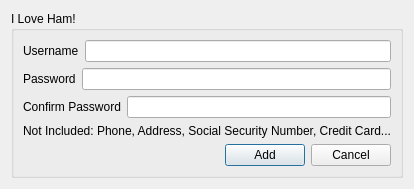
<?xml version="1.0" encoding="UTF-8"?>
<ui version="4.0">
 <class>Register_Dialog</class>
 <widget class="QDialog" name="Register_Dialog">
  <property name="geometry">
   <rect>
    <x>0</x>
    <y>0</y>
    <width>372</width>
    <height>187</height>
   </rect>
  </property>
  <property name="windowTitle">
   <string>Register New User</string>
  </property>
  <property name="modal">
   <bool>true</bool>
  </property>
  <layout class="QVBoxLayout" name="verticalLayout_2">
   <item>
    <layout class="QVBoxLayout" name="verticalLayout">
     <item>
      <widget class="QGroupBox" name="groupBox">
       <property name="title">
        <string>I Love Ham!</string>
       </property>
       <layout class="QVBoxLayout" name="verticalLayout_3">
        <item>
         <layout class="QHBoxLayout" name="horizontalLayout">
          <item>
           <widget class="QLabel" name="label_2">
            <property name="text">
             <string>Username</string>
            </property>
           </widget>
          </item>
          <item>
           <widget class="QLineEdit" name="username_lineEdit"/>
          </item>
         </layout>
        </item>
        <item>
         <layout class="QHBoxLayout" name="horizontalLayout_2">
          <item>
           <widget class="QLabel" name="label">
            <property name="text">
             <string>Password</string>
            </property>
           </widget>
          </item>
          <item>
           <widget class="QLineEdit" name="password_lineEdit">
            <property name="echoMode">
             <enum>QLineEdit::Password</enum>
            </property>
           </widget>
          </item>
         </layout>
        </item>
        <item>
         <layout class="QHBoxLayout" name="horizontalLayout_4">
          <item>
           <widget class="QLabel" name="label_3">
            <property name="text">
             <string>Confirm Password</string>
            </property>
           </widget>
          </item>
          <item>
           <widget class="QLineEdit" name="confirmPassword_lineEdit">
            <property name="echoMode">
             <enum>QLineEdit::Password</enum>
            </property>
           </widget>
          </item>
         </layout>
        </item>
        <item>
         <widget class="QLabel" name="label_4">
          <property name="text">
           <string>Not Included: Phone, Address, Social Security Number, Credit Card...</string>
          </property>
          <property name="alignment">
           <set>Qt::AlignCenter</set>
          </property>
         </widget>
        </item>
        <item>
         <layout class="QHBoxLayout" name="horizontalLayout_3">
          <item>
           <spacer name="horizontalSpacer">
            <property name="orientation">
             <enum>Qt::Horizontal</enum>
            </property>
            <property name="sizeHint" stdset="0">
             <size>
              <width>40</width>
              <height>20</height>
             </size>
            </property>
           </spacer>
          </item>
          <item>
           <widget class="QPushButton" name="add_btn">
            <property name="text">
             <string>Add</string>
            </property>
           </widget>
          </item>
          <item>
           <widget class="QPushButton" name="cancel_btn">
            <property name="text">
             <string>Cancel</string>
            </property>
           </widget>
          </item>
         </layout>
        </item>
       </layout>
      </widget>
     </item>
    </layout>
   </item>
  </layout>
 </widget>
 <resources/>
 <connections/>
</ui>
